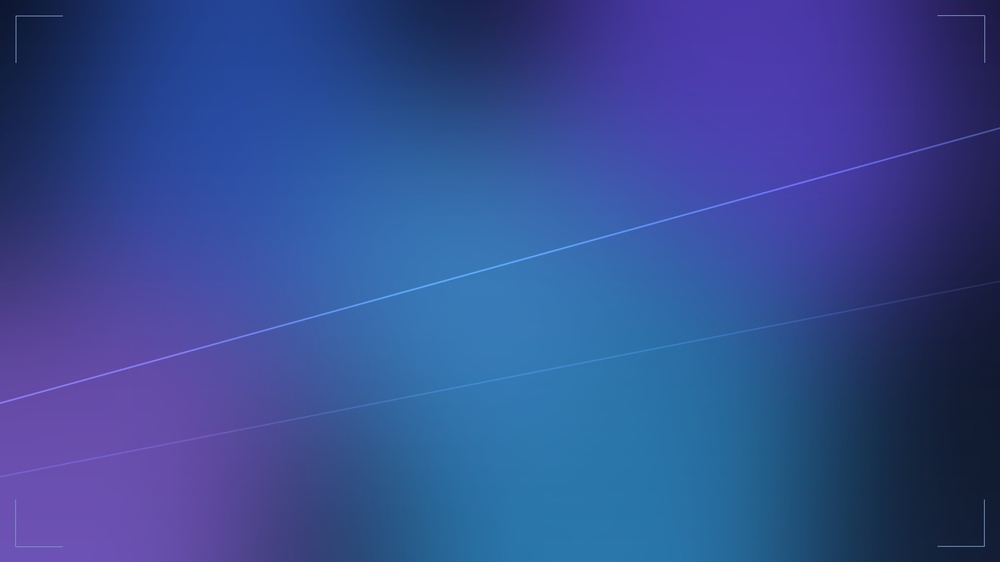
#> input picture assets/sample-wallpaper.jpg, 1000 x 562 px, shrunk from 2560 x 1440 before the run
$ python prof.py ../assets/sample-wallpaper.jpg
#> lines starting #> are read from the running program, lines starting #| are printed output that depends on the picture
# 行/列亮度签名：把图压成 N 行的平均亮度条，便于用文本比较两张图的纵向版式节奏。
# 用法: python _tools/prof.py A.png [B.png ...] [--n 48]
import sys
from PIL import Image
args = [a for a in sys.argv[1:] if not a.startswith('--')]
n = 48
if '--n' in sys.argv: n = int(sys.argv[sys.argv.index('--n') + 1])
CH = ' .:-=+*#%@'
for p in args:
    im = Image.open(p).convert('RGB'); W, H = im.size
#> further down, im is the input picture: PIL image 1000x562 RGB; mean R, G, B 53.4, 76.3, 145.6
#> after `W, H = im.size`: W = 1000; H = 562
    g = im.convert('L')
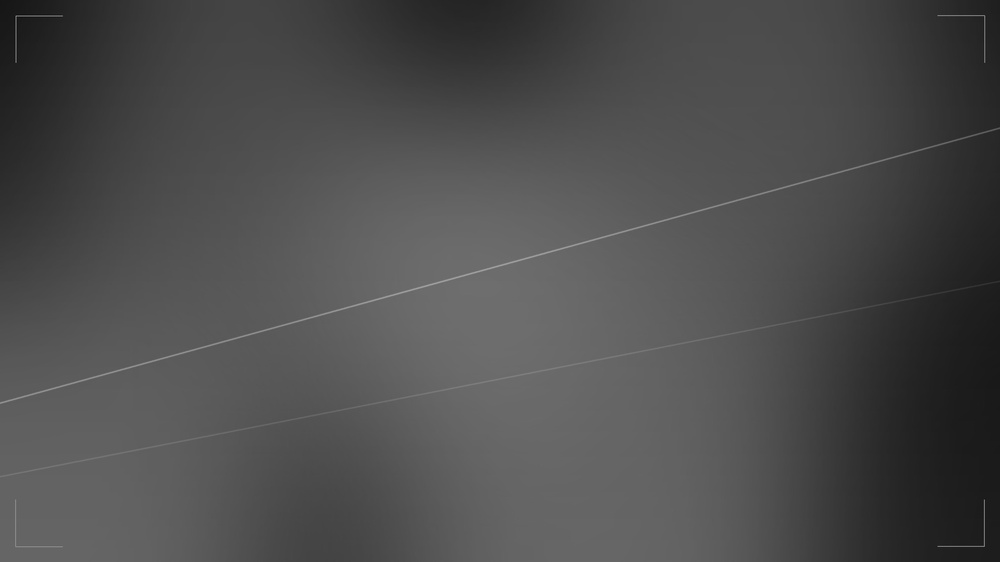
#> g: PIL image 1000x562 L; min 12, max 164, mean 77.3
    rowmean = [sum(g.crop((0, y, W, y + 1)).getdata()) / W for y in range(H)]
#> rowmean = 562 values, max 86.03 at index 546, min 55.16 at index 0, mean 77.35
    colmean = [sum(g.crop((x, 0, x + 1, H)).getdata()) / H for x in range(W)]
#> colmean = 1000 values, max 92.67 at index 575, min 31.57 at index 999, mean 77.35
    step = H / n
#> step = 11.71
    rs = ''.join(CH[min(9, int(rowmean[min(H - 1, int(i * step + step / 2))] / 25.6))] for i in range(n))
    step = W / n
#> step = 20.83
    cs = ''.join(CH[min(9, int(colmean[min(W - 1, int(i * step + step / 2))] / 25.6))] for i in range(n))
    print(f'{p}  {W}x{H}')
#| ../assets/sample-wallpaper.jpg  1000x562
    print(f'  rows|{rs}|')
#|   rows|:::::::::::::::---------------------------------|
    print(f'  cols|{cs}|')
#> (printed output is left out)
